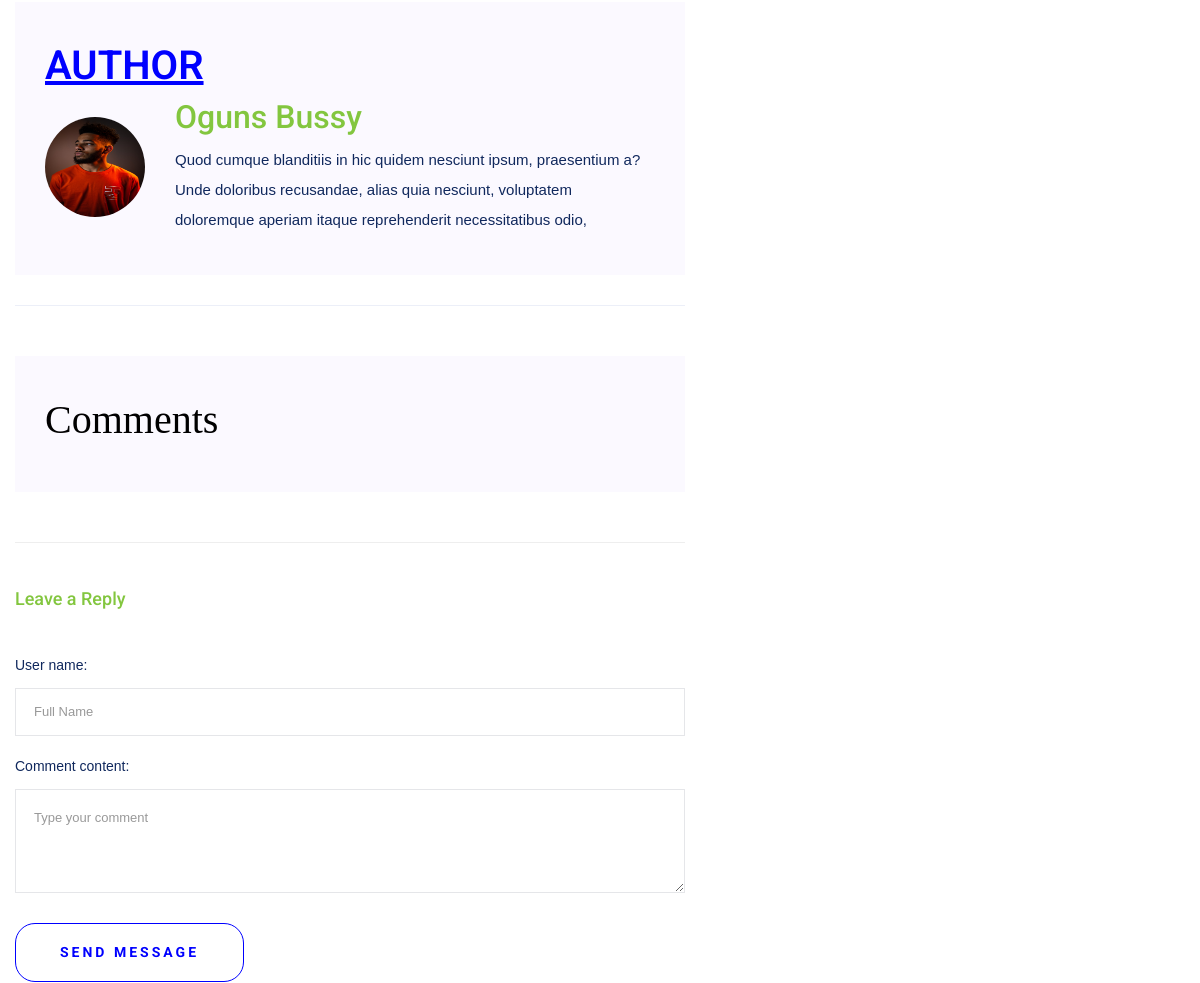
The app's page /pages/blog-slug/eaglesbrand-solution-sets-to-train-interns/ (middle part), older data.
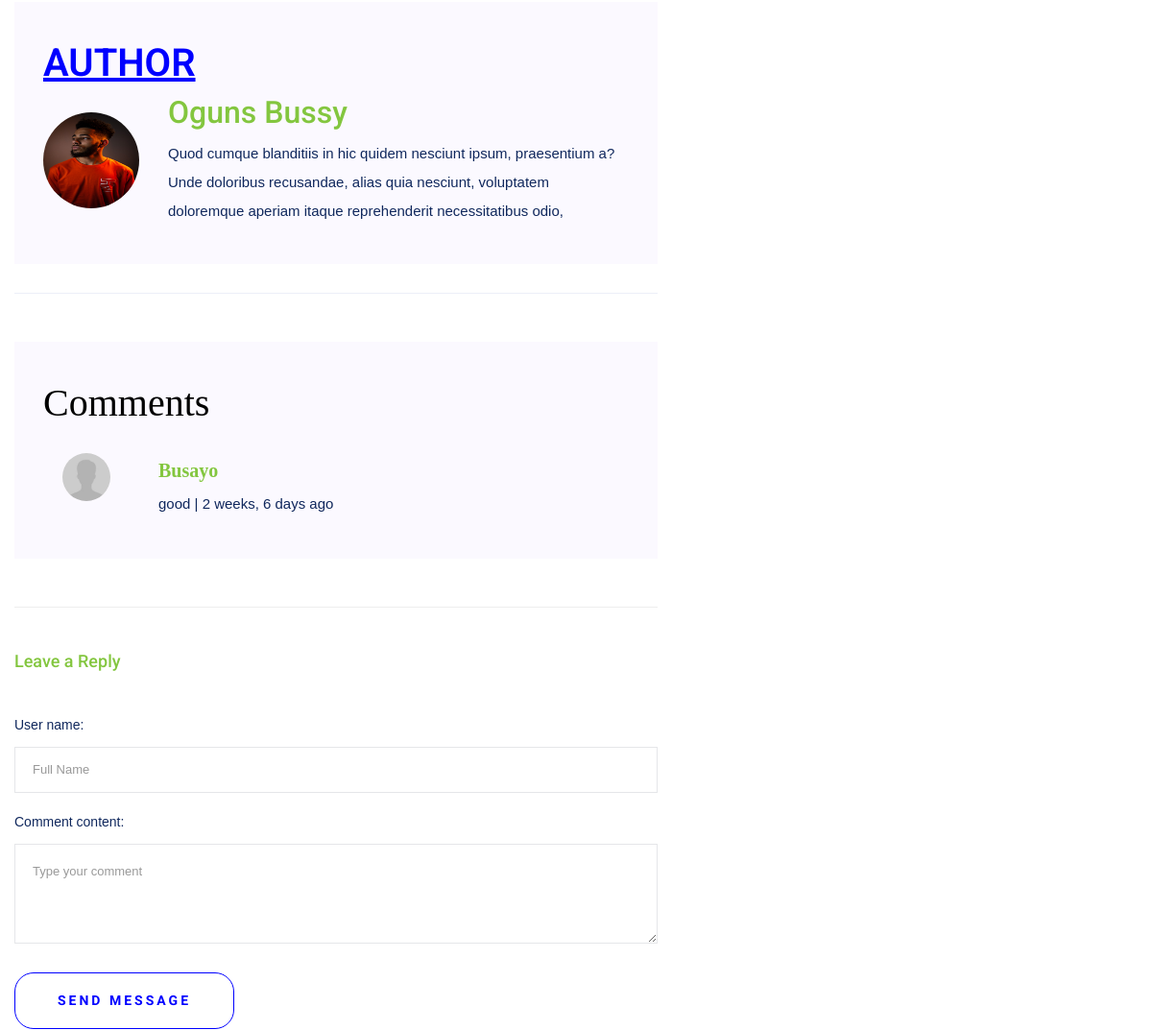
The same page, newer data.
### eaglesbrandapp/models.py (models this page shows, shortened)
class BlogPost(models.Model):
    pst_title = models.CharField(max_length=150, verbose_name='Post Title')
    slug = models.SlugField(unique=True)
    pst_image = ImageField('Post Image', upload_to='uploads/', blank=True, null=True)
    user = models.ForeignKey(User, on_delete=models.CASCADE, verbose_name='Posted By')
    content = HTMLField('Content')
    created = models.DateTimeField(auto_now_add=True)
    time = models.DateTimeField(auto_now_add=True)
    author = models.CharField(max_length=50, verbose_name='Posted By')
    pst_image1 = ImageField('Author Image', upload_to='uploads/', blank=True, null=True)
    content1 = models.TextField(verbose_name='Blog Summary', max_length=300,)
    today = datetime.date.today()
    months = ['zero','January','February','March','April','May','June','July','August','September','October','November','December']
    current_month = months[today.month]
    class Meta():
        verbose_name_plural = 'Blog Post'
    @property
    def img_url(self):
        if self.pst_image:
            return self.pst_image.url
    def img1_url(self):
        if self.pst_image1:
            return self.pst_image1.url

class Comment(models.Model):
    user_name = models.CharField(max_length=150, verbose_name= 'User Name')
    timestamp = models.DateTimeField(auto_now_add=True)
    comment_content = models.TextField(verbose_name= 'Content')
    post = models.ForeignKey(BlogPost, related_name='comments', on_delete=models.CASCADE)

### eaglesbrandapp/views.py (the view)
# urls.py: path('blog-slug/<slug:slug>/', views.blog_detail, name='blog_detail'),
def blog_detail(request, slug):
    most_recent = BlogPost.objects.order_by('created')
    single_post = get_object_or_404(BlogPost,  slug=slug)
    comments = Comment.objects.filter(post__slug=slug).order_by('-timestamp')
    if request.method == "POST":
        form = CommentForm(request.POST)
        if form.is_valid():
            comment = form.save(commit=False)
            comment.post = single_post
            comment.save()
            return redirect('eaglesbrandapp:blog_detail', slug=single_post.slug)
            single_post = {'form': form, 'most_recent': most_recent,}
    else:
        form = CommentForm()
    return render(request, 'eaglesbrandapp/blog_details.html', {'comm':comments, 'form':form,  'most_recent':most_recent, 'single':single_post, 'sipst':single_post})

### eaglesbrandapp/forms.py
class CommentForm(forms.ModelForm):
    user_name = forms.CharField( widget=forms.TextInput(attrs={'class': 'form-control', 'placeholder': 'Full Name'}))
    comment_content = forms.CharField(widget=forms.Textarea(attrs={
        'class': 'form-control',
        'placeholder': 'Type your comment',
        'id': 'usercomment',
        'rows': '4'
    }))
    class Meta:
        model = Comment
        exclude = ['user', 'post']

### eaglesbrandapp/custom_processor.py (called while the page is built)
def footer_service(request):
    services = Services.objects.order_by('-created')
    return {'services':services}

### eaglesbrandapp/templatetags/custom_tags.py (called while the page is built)
@register.inclusion_tag('eaglesbrandapp/include/latest-post.html')
def latest_post():
    posts = BlogPost.objects.order_by('-created')
    return {'most_recent':posts}

### templates/eaglesbrandapp/blog_details.html (shortened to what this page needs)
{% load static %}
{% load fontawesome_5 %}
<!doctype html>
<html class="no-js" lang="zxx">
<head>
	<link rel="stylesheet" href="{% static 'eaglesbrandapp/assets/css/bootstrap.min.css' %}">
	<link rel="stylesheet" href="{% static 'eaglesbrandapp/assets/css/owl.carousel.min.css' %}">
	<link rel="stylesheet" href="{% static 'eaglesbrandapp/assets/css/slicknav.css' %}">
	<link rel="stylesheet" href="{% static 'eaglesbrandapp/assets/css/flaticon.css' %}">
	<link rel="stylesheet" href="{% static 'eaglesbrandapp/assets/css/animate.min.css' %}">
	<link rel="stylesheet" href="{% static 'eaglesbrandapp/assets/css/magnific-popup.css' %}">
	<link rel="stylesheet" href="{% static 'eaglesbrandapp/assets/css/fontawesome-all.min.css' %}">
	<link rel="stylesheet" href="{% static 'eaglesbrandapp/assets/css/themify-icons.css' %}">
	<link rel="stylesheet" href="{% static 'eaglesbrandapp/assets/css/slick.css' %}">
	<link rel="stylesheet" href="{% static 'eaglesbrandapp/assets/css/nice-select.css' %}">
    <link rel="stylesheet" href="{% static 'eaglesbrandapp/assets/lib/css/font-awesome.min.css' %}">
	<link rel="stylesheet" href="{% static 'eaglesbrandapp/assets/css/style.css' %}">
    {% fontawesome_5_static %}
	<link rel="stylesheet" href="{% static 'eaglesbrandapp/assets/css/custom.css' %}">
</head>
<body class="body-bg">
   <main>
      <section class="blog_area single-post-area section-padding">
         <div class="container">
            <div class="row">
               <div class="col-lg-7 posts-list">
                  <div class="blog-author">
                     <h1 style="color: #0000ff; font-weight: 600; text-decoration: underline;">AUTHOR</h1>
                     <div class="media align-items-center">
                        {% if single %}
                        <img src="{{ single.img1_url }}" style="min-height: 100px; max-height: 100px; min-width: 100px; max-width: 100px;" alt="">
                        <div class="media-body">
                              <h2>{{ single.author }}</h2>
                           <p>{{ single.content1 }}</p>
                        </div>
                        {% endif %}
                     </div>
                  </div>
                  <hr>
                  <div class="blog-author">
                     <h5 style="color: black; font-size: 40px; font-family: serif;">Comments</h5>
                     {% for comment in comm %}
                     <div class="media align-items-center">
                        <img src="{% static 'eaglesbrandapp/assets/img/gallery/avatar.jpg' %}" style="padding:20px ;" alt="">
                        <div class="media-body">
                              <h4 style="text-transform: capitalize; font-size: 20px;font-weight: 600;  font-family: cursive;"> {{ comment.user_name}} </h4>
                           <p>{{ comment.comment_content}}<span>      |   </span>{{ comment.timestamp|timesince}} ago</p>
                        </div>
                     </div>
                     {% endfor %}
                  </div>
                  <div class="comment-form">
                     {% if sipst %}
                     <h4>Leave a Reply</h4>
                     <form method="POST" class="form-contact comment_form" action="" id="commentForm">
                        <div class="row">
                           <div class="col-lg-12">
                              <div class="form-group">
                                {{ form.as_p }}
                              </div>
                           </div>
                        </div>
                        <div class="form-group">
                           <button type="submit" class="button button-contactForm btn_1 boxed-btn">Send Message</button>
                        </div>
                     </form>
                     {% endif %}
                  </div>
               </div>
				{% include 'eaglesbrandapp/blog_search.html' %}
            </div>
         </div>
      </section>
   </main>
      </body>
  </html>

### templates/eaglesbrandapp/blog_search.html (shortened to what this page needs)
{% load custom_tags %}
<div class="col-lg-5">
</div>

Row changes from the older to the newer data that the page shows:
added Comment: user_name "Busayo", comment_content "good", timestamp "2 weeks, 6 days"
